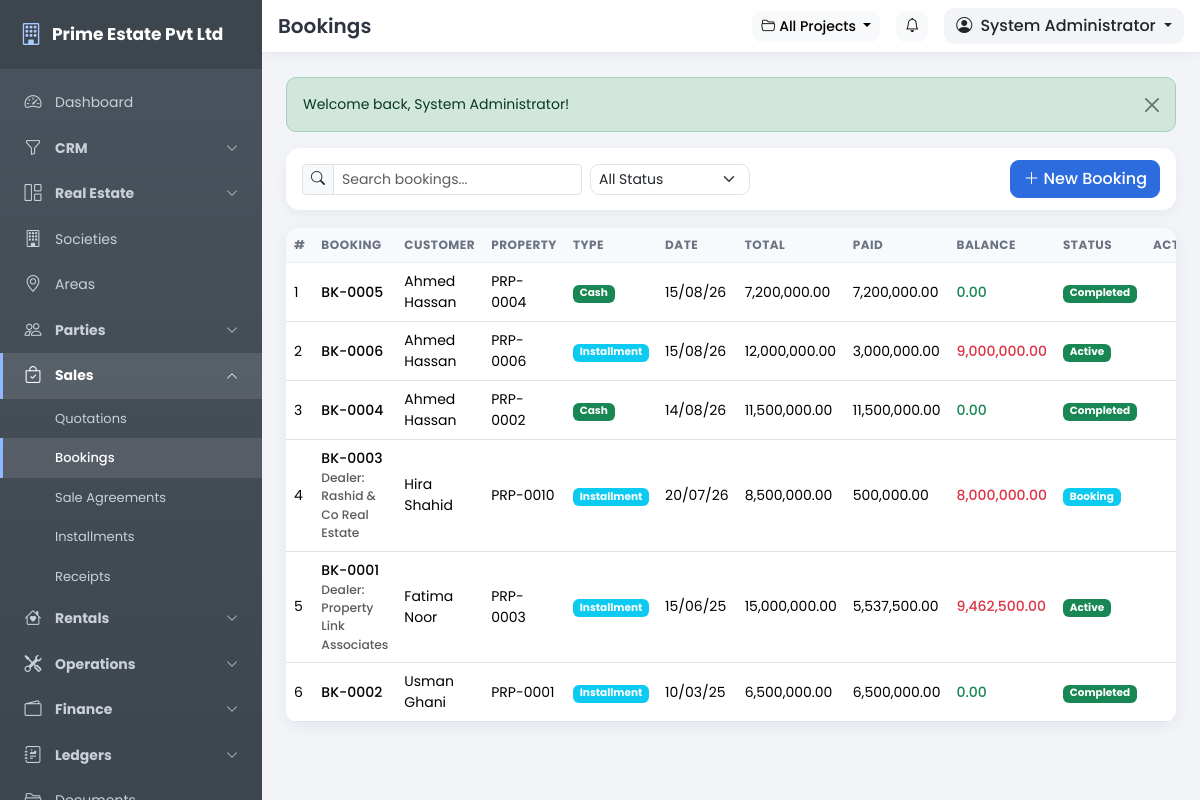
Page /pages/bookings.php (signed in) on the committed database.
### tables this page shows
CREATE TABLE IF NOT EXISTS users (
  id INT UNSIGNED NOT NULL AUTO_INCREMENT,
  role_id INT UNSIGNED NOT NULL,
  branch_id INT UNSIGNED DEFAULT NULL,
  username VARCHAR(80) NOT NULL,
  password VARCHAR(255) NOT NULL,
  full_name VARCHAR(150) NOT NULL,
  email VARCHAR(120) DEFAULT NULL,
  phone VARCHAR(40) DEFAULT NULL,
  photo VARCHAR(255) DEFAULT NULL,
  status TINYINT(1) NOT NULL DEFAULT 1,
  last_login DATETIME DEFAULT NULL,
  remember_token VARCHAR(64) DEFAULT NULL,
  created_date DATE NOT NULL,
  created_time TIME NOT NULL,
  updated_date DATE NOT NULL,
  updated_time TIME NOT NULL,
  PRIMARY KEY (id),
  UNIQUE KEY uq_users_username (username),
  KEY idx_users_role (role_id),
  CONSTRAINT fk_users_role FOREIGN KEY (role_id) REFERENCES roles (id) ON DELETE CASCADE
);

CREATE TABLE IF NOT EXISTS bookings (
  id INT UNSIGNED NOT NULL AUTO_INCREMENT,
  booking_no VARCHAR(40) NOT NULL,
  quotation_id INT UNSIGNED DEFAULT NULL,
  property_id INT UNSIGNED NOT NULL,
  customer_id INT UNSIGNED NOT NULL,
  dealer_id INT UNSIGNED DEFAULT NULL,
  booking_date DATE NOT NULL,
  sale_type ENUM('cash','installment','cash_installment') NOT NULL DEFAULT 'installment',
  total_price DECIMAL(14,2) NOT NULL DEFAULT 0.00,
  discount DECIMAL(12,2) NOT NULL DEFAULT 0.00,
  token_amount DECIMAL(12,2) NOT NULL DEFAULT 0.00,
  booking_amount DECIMAL(12,2) NOT NULL DEFAULT 0.00,
  possession_charges DECIMAL(12,2) NOT NULL DEFAULT 0.00,
  transfer_charges DECIMAL(12,2) NOT NULL DEFAULT 0.00,
  installment_plan ENUM('monthly','quarterly','half_yearly','yearly','lump_sum') NOT NULL DEFAULT 'monthly',
  installment_years INT NOT NULL DEFAULT 1,
  installment_months INT NOT NULL DEFAULT 12,
  status ENUM('booking','active','completed','cancelled') NOT NULL DEFAULT 'booking',
  created_date DATE NOT NULL,
  created_time TIME NOT NULL,
  updated_date DATE NOT NULL,
  updated_time TIME NOT NULL,
  PRIMARY KEY (id),
  UNIQUE KEY uq_booking_no (booking_no),
  KEY idx_book_property (property_id),
  KEY idx_book_customer (customer_id),
  CONSTRAINT fk_book_property FOREIGN KEY (property_id) REFERENCES properties (id) ON DELETE CASCADE,
  CONSTRAINT fk_book_customer FOREIGN KEY (customer_id) REFERENCES customers (id) ON DELETE CASCADE
);

CREATE TABLE IF NOT EXISTS customers (
  id INT UNSIGNED NOT NULL AUTO_INCREMENT,
  customer_no VARCHAR(40) NOT NULL,
  full_name VARCHAR(180) NOT NULL,
  cnic VARCHAR(40) DEFAULT NULL,
  passport_no VARCHAR(60) DEFAULT NULL,
  phone VARCHAR(40) DEFAULT NULL,
  whatsapp VARCHAR(40) DEFAULT NULL,
  email VARCHAR(120) DEFAULT NULL,
  address VARCHAR(255) DEFAULT NULL,
  city_id INT UNSIGNED DEFAULT NULL,
  nominee_name VARCHAR(180) DEFAULT NULL,
  nominee_cnic VARCHAR(40) DEFAULT NULL,
  nominee_relation VARCHAR(60) DEFAULT NULL,
  photo VARCHAR(255) DEFAULT NULL,
  status TINYINT(1) NOT NULL DEFAULT 1,
  created_date DATE NOT NULL,
  created_time TIME NOT NULL,
  updated_date DATE NOT NULL,
  updated_time TIME NOT NULL,
  PRIMARY KEY (id),
  UNIQUE KEY uq_customers_no (customer_no),
  KEY idx_customers_city (city_id)
);

CREATE TABLE IF NOT EXISTS properties (
  id INT UNSIGNED NOT NULL AUTO_INCREMENT,
  property_no VARCHAR(40) NOT NULL,
  file_no VARCHAR(60) DEFAULT NULL,
  plot_no VARCHAR(60) DEFAULT NULL,
  house_no VARCHAR(60) DEFAULT NULL,
  apartment_no VARCHAR(60) DEFAULT NULL,
  office_no VARCHAR(60) DEFAULT NULL,
  shop_no VARCHAR(60) DEFAULT NULL,
  warehouse_no VARCHAR(60) DEFAULT NULL,
  factory_no VARCHAR(60) DEFAULT NULL,
  farm_house_no VARCHAR(60) DEFAULT NULL,
  hall_no VARCHAR(60) DEFAULT NULL,
  project_id INT UNSIGNED DEFAULT NULL,
  block_id INT UNSIGNED DEFAULT NULL,
  road_id INT UNSIGNED DEFAULT NULL,
  street_id INT UNSIGNED DEFAULT NULL,
  property_type_id INT UNSIGNED DEFAULT NULL,
  property_category_id INT UNSIGNED DEFAULT NULL,
  owner_id INT UNSIGNED DEFAULT NULL,
  customer_id INT UNSIGNED DEFAULT NULL,
  size_value DECIMAL(10,2) NOT NULL DEFAULT 0.00,
  size_unit ENUM('marla','kanal','sqft','sqy') NOT NULL DEFAULT 'marla',
  status ENUM('available','booked','reserved','sold','transferred','rental','occupied','vacant') NOT NULL DEFAULT 'available',
  corner TINYINT(1) NOT NULL DEFAULT 0,
  main_boulevard TINYINT(1) NOT NULL DEFAULT 0,
  park_facing TINYINT(1) NOT NULL DEFAULT 0,
  sale_price DECIMAL(14,2) NOT NULL DEFAULT 0.00,
  rent_amount DECIMAL(12,2) NOT NULL DEFAULT 0.00,
  extra_charges DECIMAL(12,2) NOT NULL DEFAULT 0.00,
  possession_status ENUM('pending','in_progress','completed') NOT NULL DEFAULT 'pending',
  possession_date DATE DEFAULT NULL,
  description TEXT DEFAULT NULL,
  created_date DATE NOT NULL,
  created_time TIME NOT NULL,
  updated_date DATE NOT NULL,
  updated_time TIME NOT NULL,
  PRIMARY KEY (id),
  UNIQUE KEY uq_properties_no (property_no),
  KEY idx_prop_project (project_id),
  KEY idx_prop_type (property_type_id),
  KEY idx_prop_status (status),
  CONSTRAINT fk_prop_project FOREIGN KEY (project_id) REFERENCES projects (id) ON DELETE SET NULL,
  CONSTRAINT fk_prop_block FOREIGN KEY (block_id) REFERENCES blocks (id) ON DELETE SET NULL,
  CONSTRAINT fk_prop_type FOREIGN KEY (property_type_id) REFERENCES property_types (id) ON DELETE SET NULL,
  CONSTRAINT fk_prop_cat FOREIGN KEY (property_category_id) REFERENCES property_categories (id) ON DELETE SET NULL,
  CONSTRAINT fk_prop_owner FOREIGN KEY (owner_id) REFERENCES owners (id) ON DELETE SET NULL,
  CONSTRAINT fk_prop_customer FOREIGN KEY (customer_id) REFERENCES customers (id) ON DELETE SET NULL
);

CREATE TABLE IF NOT EXISTS dealers (
  id INT UNSIGNED NOT NULL AUTO_INCREMENT,
  dealer_no VARCHAR(40) NOT NULL,
  full_name VARCHAR(180) NOT NULL,
  cnic VARCHAR(40) DEFAULT NULL,
  phone VARCHAR(40) DEFAULT NULL,
  whatsapp VARCHAR(40) DEFAULT NULL,
  email VARCHAR(120) DEFAULT NULL,
  address VARCHAR(255) DEFAULT NULL,
  dealer_type ENUM('dealer','agent') NOT NULL DEFAULT 'dealer',
  commission_rate DECIMAL(6,2) NOT NULL DEFAULT 0.00,
  status TINYINT(1) NOT NULL DEFAULT 1,
  created_date DATE NOT NULL,
  created_time TIME NOT NULL,
  updated_date DATE NOT NULL,
  updated_time TIME NOT NULL,
  PRIMARY KEY (id),
  UNIQUE KEY uq_dealers_no (dealer_no)
);

### includes/config.php (called while the page is built, shortened)
<?php
function setting($key, $default = '') {
    static $cache = null;
    global $mysqli;
    if ($cache === null) {
        $cache = [];
        if (isset($mysqli)) {
            $rows = db_all("SELECT setting_key, setting_value FROM settings");
            foreach ($rows as $r) {
                $cache[$r['setting_key']] = $r['setting_value'];
            }
        }
    }
    return isset($cache[$key]) && $cache[$key] !== '' ? $cache[$key] : $default;
}

### includes/auth.php (called while the page is built, shortened)
<?php
require_once __DIR__ . '/functions.php';
if (is_logged_in()) {
    $timeout = (int)setting('session_timeout', 60) * 60;
    $user = db_get("SELECT u.*, r.name AS role_name, r.is_super_admin
                    FROM users u
                    JOIN roles r ON r.id = u.role_id
                    WHERE u.id = ?", [$_SESSION['user_id']]);
    if ($user) {
        $user['perms'] = [];
        $rows = db_all("SELECT p.slug FROM role_permissions rp
                        JOIN permissions p ON p.id = rp.permission_id
                        WHERE rp.role_id = ?", [$user['role_id']]);
        foreach ($rows as $r) {
            $user['perms'][] = $r['slug'];
        }
    }
}

### pages/bookings.php (the view, shortened to what this page needs)
<?php
require_once '../includes/auth.php';
$title = 'Bookings';
$canEdit = has_permission('sales.manage');
$status = $_GET['status'] ?? '';
$records = db_all("SELECT b.*, c.full_name AS customer_name, p.property_no, d.full_name AS dealer_name,
                   (SELECT COALESCE(SUM(amount),0) FROM receipts r WHERE r.booking_id = b.id) AS total_paid
                   FROM bookings b
                   JOIN customers c ON c.id = b.customer_id
                   JOIN properties p ON p.id = b.property_id
                   LEFT JOIN dealers d ON d.id = b.dealer_id
                   WHERE (? = '' OR b.status = ?)
                   ORDER BY b.booking_date DESC", [$status, $status]);
include '../includes/header.php';
?>
<div class="toolbar d-flex flex-wrap align-items-center gap-2">
    <div class="input-group input-group-sm" style="max-width:280px">
        <span class="input-group-text"><i class="bi bi-search"></i></span>
        <input type="text" class="form-control table-search" data-table="#dataTable" placeholder="Search bookings...">
    </div>
    <select class="form-select form-select-sm" style="max-width:160px" onchange="location.href='?status='+this.value">
        <option value="">All Status</option>
    </select>
    <?php if ($canEdit): ?>
    <a class="btn btn-primary ms-auto" href="booking_form.php"><i class="bi bi-plus-lg me-1"></i>New Booking</a>
    <?php endif; ?>
</div>
<div class="card">
    <div class="card-body p-0">
        <div class="table-responsive">
            <table class="table table-hover mb-0" id="dataTable">
                <thead><tr><th style="width:50px">#</th><th>Booking</th><th>Customer</th><th>Property</th><th>Type</th><th>Date</th><th>Total</th><th>Paid</th><th>Balance</th><th>Status</th><th class="text-end">Actions</th></tr></thead>
                <tbody>
                <?php foreach ($records as $i => $r): ?>
                    <?php $paid = (float)$r['total_paid']; $total = (float)$r['total_price']; ?>
                    <tr>
                        <td><?= $i + 1 ?></td>
                        <td class="fw-medium"><?= e($r['booking_no']) ?><?= $r['dealer_name'] ? '<div class="small text-muted">Dealer: ' . e($r['dealer_name']) . '</div>' : '' ?></td>
                        <td><?= e($r['customer_name']) ?></td>
                        <td><?= e($r['property_no']) ?></td>
                        <td><?php $stb = ['cash' => 'success', 'installment' => 'info', 'cash_installment' => 'warning'][$r['sale_type']] ?? 'secondary'; ?><span class="badge bg-<?= $stb ?>"><?= e(ucfirst(str_replace('_', ' ', $r['sale_type']))) ?></span></td>
                        <td><?= fmt_date($r['booking_date']) ?></td>
                        <td><?= fmt_money($total) ?></td>
                        <td><?= fmt_money($paid) ?></td>
                        <td><span class="fw-medium <?= ($total - $paid) > 0 ? 'text-danger' : 'text-success' ?>"><?= fmt_money($total - $paid) ?></span></td>
                        <td><?= status_badge($r['status']) ?></td>
                        <td class="text-end">
                        </td>
                    </tr>
                <?php endforeach; ?>
                </tbody>
            </table>
        </div>
    </div>
</div>
<?php include '../includes/footer.php'; ?>

### includes/header.php (shortened to what this page needs)
<?php
$company = setting('company_name', APP_NAME);
$activeProject = active_project();
$activeProjectName = $activeProject ? $activeProject['name'] : 'All Projects';
?>
<!DOCTYPE html>
<html lang="en">
<head>
<link href="https://cdn.jsdelivr.net/npm/bootstrap@5.3.3/dist/css/bootstrap.min.css" rel="stylesheet">
<link href="https://cdn.jsdelivr.net/npm/bootstrap-icons@1.11.3/font/bootstrap-icons.min.css" rel="stylesheet">
<link href="<?= BASE_URL ?>/assets/css/style.css" rel="stylesheet">
</head>
<body>
<aside class="sidebar" id="appSidebar">
    <div class="sidebar-brand">
        <a class="brand-link" href="<?= BASE_URL ?>/index.php">
            <i class="bi bi-building"></i>
            <span><?= e($company) ?></span>
        </a>
    </div>
    <?php include __DIR__ . '/sidebar.php'; ?>
</aside>
<div class="main-area">
    <header class="topbar">
        <div class="d-flex align-items-center gap-3 px-3 py-2">
            <h5 class="mb-0 fw-semibold d-none d-sm-block"><?= e($title) ?></h5>
            <div class="ms-auto d-flex align-items-center gap-3">
                <div class="dropdown">
                    <button class="btn btn-light btn-sm dropdown-toggle" type="button" data-bs-toggle="dropdown" aria-expanded="false" title="Active Project">
                        <i class="bi bi-folder2-open me-1"></i><?= e($activeProjectName) ?>
                    </button>
                </div>
                <a href="<?= BASE_URL ?>/pages/notifications.php" class="btn btn-light btn-sm position-relative" title="Notifications">
                    <i class="bi bi-bell"></i>
                </a>
                <div class="dropdown user-drop">
                    <button class="btn dropdown-toggle" type="button" data-bs-toggle="dropdown" aria-expanded="false">
                        <i class="bi bi-person-circle me-1"></i>
                        <?= e($user['full_name'] ?? 'User') ?>
                    </button>
                </div>
            </div>
        </div>
    </header>
    <div class="page-content">
        <?= get_flash() ?>

### includes/functions.php (shortened to what this page needs)
<?php
require_once __DIR__ . '/database.php';
function db_prepare($sql, $params = []) {
    global $mysqli;
    $stmt = $mysqli->prepare($sql);
    if ($params) {
        $types = '';
        foreach ($params as $p) {
            $types .= is_int($p) ? 'i' : (is_double($p) ? 'd' : 's');
        }
        $stmt->bind_param($types, ...$params);
    }
    $stmt->execute();
    return $stmt;
}
function db_all($sql, $params = []) {
    $stmt = db_prepare($sql, $params);
    $res = $stmt->get_result();
    return $res ? $res->fetch_all(MYSQLI_ASSOC) : [];
}
function db_get($sql, $params = []) {
    $stmt = db_prepare($sql, $params);
    $res = $stmt->get_result();
    return $res ? $res->fetch_assoc() : null;
}
function h($s) {
    return htmlspecialchars((string)$s, ENT_QUOTES, 'UTF-8');
}
function e($s) {
    return htmlspecialchars((string)$s, ENT_QUOTES, 'UTF-8');
}
function get_flash() {
    $out = '';
    foreach ($_SESSION['flash'] as $f) {
        $out .= '<div class="alert alert-' . e($f['type']) . ' alert-dismissible fade show" role="alert">'
              . e($f['msg'])
              . '<button type="button" class="btn-close" data-bs-dismiss="alert" aria-label="Close"></button></div>';
    }
    return $out;
}
function active_project_id() {
    return (int)($_SESSION['active_project_id'] ?? 0);
}
function active_project() {
    $id = active_project_id();
    return $id ? db_get("SELECT * FROM projects WHERE id = ? AND status = 1", [$id]) : null;
}
function has_permission($slug) {
    global $user;
    if (!empty($user['is_super_admin'])) {
        return true;
    }
    return in_array($slug, $user['perms'], true);
}
function fmt_money($n) {
    return number_format((float)$n, 2);
}
function fmt_date($d) {
    return $d && $d !== '0000-00-00' ? date('d/m/y', strtotime($d)) : '-';
}
function status_badge($status) {
    $map = [
        'available' => 'success', 'booked' => 'info', 'reserved' => 'warning',
        'sold' => 'secondary', 'transferred' => 'dark', 'rental' => 'primary',
        'occupied' => 'danger', 'vacant' => 'light',
        'pending' => 'warning', 'partial' => 'info', 'paid' => 'success',
        'overdue' => 'danger', 'waived' => 'secondary',
        'active' => 'success', 'expired' => 'secondary', 'terminated' => 'danger',
        'vacated' => 'dark', 'renewed' => 'info', 'new' => 'primary', 'contacted' => 'info',
        'qualified' => 'success', 'proposal' => 'warning', 'follow_up' => 'secondary',
        'converted' => 'success', 'lost' => 'danger', 'open' => 'warning', 'in_progress' => 'info',
        'completed' => 'success', 'cancelled' => 'danger', 'draft' => 'secondary',
        'sent' => 'info', 'accepted' => 'success', 'rejected' => 'danger',
        'signed' => 'success', 'registered' => 'primary', 'booking' => 'info',
        'cleared' => 'success', 'scheduled' => 'primary',
    ];
    $cls = $map[$status] ?? 'secondary';
    return '<span class="badge bg-' . $cls . '">' . h(ucfirst(str_replace('_', ' ', $status))) . '</span>';
}

### rows in the picture
users: full_name "System Administrator"
bookings: booking_no "BK-0005", customer.full_name "Ahmed Hassan", property.property_no "PRP-0004", sale_type "Cash", booking_date "15/08/26", total_price "7,200,000.00", paid "7,200,000.00", paid "0.00", status "Completed"
bookings: booking_no "BK-0006", customer.full_name "Ahmed Hassan", property.property_no "PRP-0006", sale_type "Installment", booking_date "15/08/26", total_price "12,000,000.00", paid "3,000,000.00", paid "9,000,000.00", status "Active"
bookings: booking_no "BK-0004", customer.full_name "Ahmed Hassan", property.property_no "PRP-0002", sale_type "Cash", booking_date "14/08/26", total_price "11,500,000.00", paid "11,500,000.00", paid "0.00", status "Completed"
bookings: booking_no "BK-0003", dealer.full_name "Rashid & Co Real Estate", customer.full_name "Hira Shahid", property.property_no "PRP-0010", sale_type "Installment", booking_date "20/07/26", total_price "8,500,000.00", paid "500,000.00", paid "8,000,000.00", status "Booking"
bookings: booking_no "BK-0001", dealer.full_name "Property Link Associates", customer.full_name "Fatima Noor", property.property_no "PRP-0003", sale_type "Installment", booking_date "15/06/25", total_price "15,000,000.00", paid "5,537,500.00", paid "9,462,500.00", status "Active"
bookings: booking_no "BK-0002", customer.full_name "Usman Ghani", property.property_no "PRP-0001", sale_type "Installment", booking_date "10/03/25", total_price "6,500,000.00", paid "6,500,000.00", paid "0.00", status "Completed"

### other values in the picture
$company "Prime Estate Pvt Ltd"
$title "Bookings"
$activeProjectName "All Projects"
$f['msg'] "Welcome back, System Administrator!"
